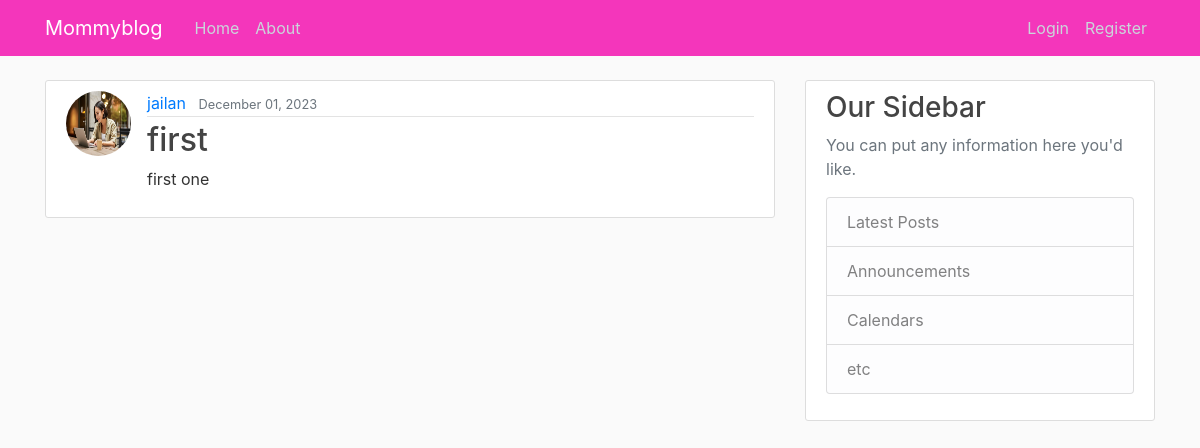
Before: /post/1/ with the older database file.
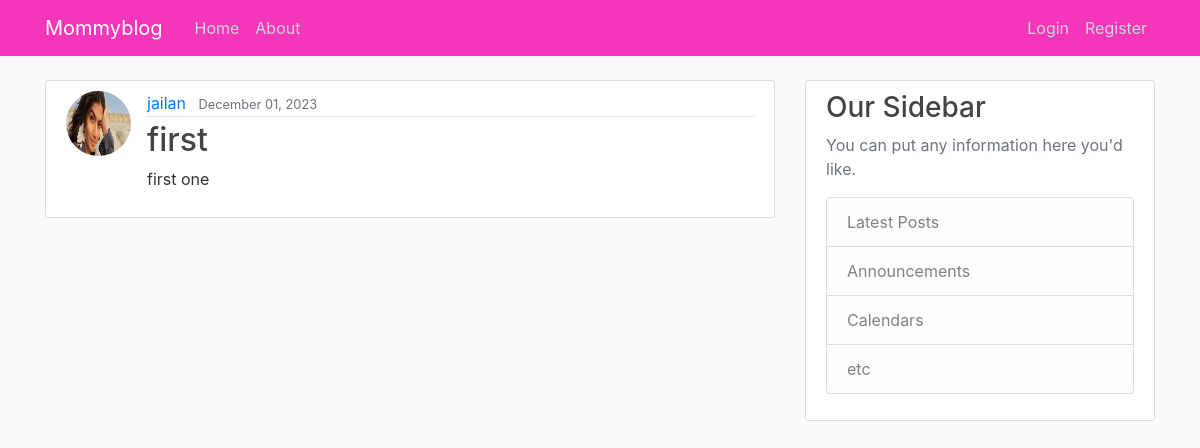
After: the same page with the newer database file.
### blog/models.py (models this page shows, shortened)
class Post(models.Model):
    title = models.CharField(max_length=200)
    content = models.TextField()
    date_posted = models.DateTimeField(default=timezone.now)
    author = models.ForeignKey(User, on_delete=models.CASCADE)

### users/models.py (models this page shows, shortened)
class Profile(models.Model):
    user = models.OneToOneField(User, on_delete=models.CASCADE)
    Bio = models.CharField(max_length=1000, blank=True)
    image = models.ImageField(default='default.jpg', upload_to='profile_photos')

### blog/views.py (the view)
# urls.py: path('post/<int:pk>/', PostDetailView.as_view(), name='post-detail'),
class PostDetailView(DetailView):
    model = Post

### templates/blog/post_detail.html
{% extends "base.html" %}
{% block content %}
  <article class="media content-section">
    <img class="rounded-circle article-img" src="{{ object.author.profile.image.url }}">
    <div class="media-body">
      <div class="article-metadata">
        <a class="mr-2" href="#">{{ object.author }}</a>
        <small class="text-muted">{{ object.date_posted|date:"F d, Y" }}</small>
      </div>
      <h2 class="article-title">{{ object.title }}</h2>
      <p class="article-content">{{ object.content }}</p>
    </div>
  </article>
{% endblock content %}

Changed rows visible on the page:
changed through a linked row, Post "first": author.profile.image: a different picture
